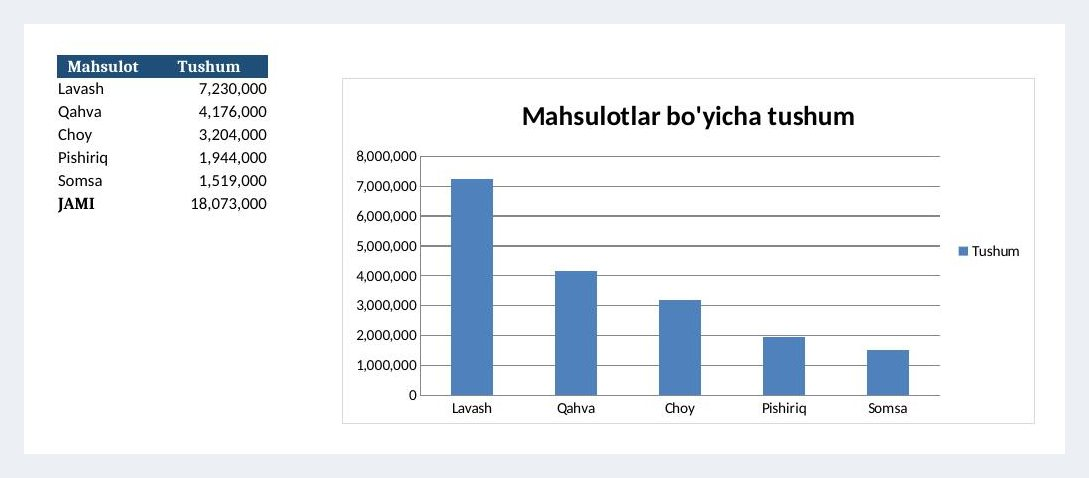
#> input picture paid/img/code_excel.jpg, 1089 x 478 px; its folder holds 2 pictures in this run
$ python images.py ../../img out.png
#> lines starting #> are read from the running program, lines starting #| are printed output that depends on the picture
"""Batch image tool: resize, add a text watermark and convert (JPG/PNG/WEBP) every image in a folder.
Usage: python images.py INPUT_DIR OUTPUT_DIR --width 1080 --watermark "@mybrand" --format webp
"""
import argparse, pathlib
from PIL import Image, ImageDraw, ImageFont, ImageOps

EXT = {".jpg", ".jpeg", ".png", ".webp", ".bmp"}


def load_font(size):
    for name in ("DejaVuSans-Bold.ttf", "arialbd.ttf", "Arial Bold.ttf"):
        try:
            return ImageFont.truetype(name, size)
        except OSError:
            continue
    return ImageFont.load_default()


def process(path, out_dir, width, mark, fmt, quality):
#> called with width = 1080, mark = '', fmt = 'jpg', quality = 85
    im = ImageOps.exif_transpose(Image.open(path)).convert("RGBA")
    if width and im.width > width:
        im = im.resize((width, round(im.height * width / im.width)), Image.LANCZOS)
#> im: PIL image 1080x474 RGBA
    if mark:
        layer = Image.new("RGBA", im.size, (0, 0, 0, 0))
        d = ImageDraw.Draw(layer)
        font = load_font(max(18, im.width // 28))
        box = d.textbbox((0, 0), mark, font=font)
        tw, th = box[2] - box[0], box[3] - box[1]
        x, y = im.width - tw - im.width // 40, im.height - th - im.height // 30
        d.text((x + 2, y + 2), mark, font=font, fill=(0, 0, 0, 110))
        d.text((x, y), mark, font=font, fill=(255, 255, 255, 190))
        im = Image.alpha_composite(im, layer)
    out = out_dir / (path.stem + "." + fmt)
    if fmt in ("jpg", "jpeg"):
        im.convert("RGB").save(out, "JPEG", quality=quality, optimize=True)
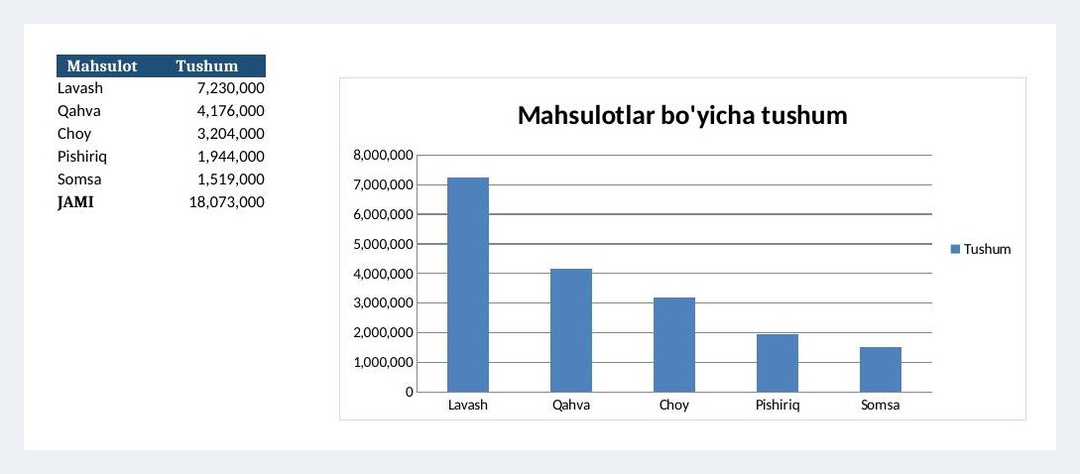
#> saved as code_excel.jpg: PIL image 1080x474 RGB; mean R, G, B 237.4, 240.4, 243.7
    elif fmt == "webp":
        im.save(out, "WEBP", quality=quality)
    else:
        im.save(out, "PNG", optimize=True)
    return out


def main():
    ap = argparse.ArgumentParser()
    ap.add_argument("input"); ap.add_argument("output")
    ap.add_argument("--width", type=int, default=1080)
    ap.add_argument("--watermark", default="")
    ap.add_argument("--format", default="jpg", choices=["jpg", "png", "webp"])
    ap.add_argument("--quality", type=int, default=85)
    a = ap.parse_args()
    out = pathlib.Path(a.output); out.mkdir(parents=True, exist_ok=True)
    files = [p for p in sorted(pathlib.Path(a.input).iterdir()) if p.suffix.lower() in EXT]
    for p in files:
        r = process(p, out, a.width, a.watermark, a.format, a.quality)
        print("✓", r.name)
    print(f"Tayyor: {len(files)} ta rasm → {out}")


if __name__ == "__main__":
    main()
